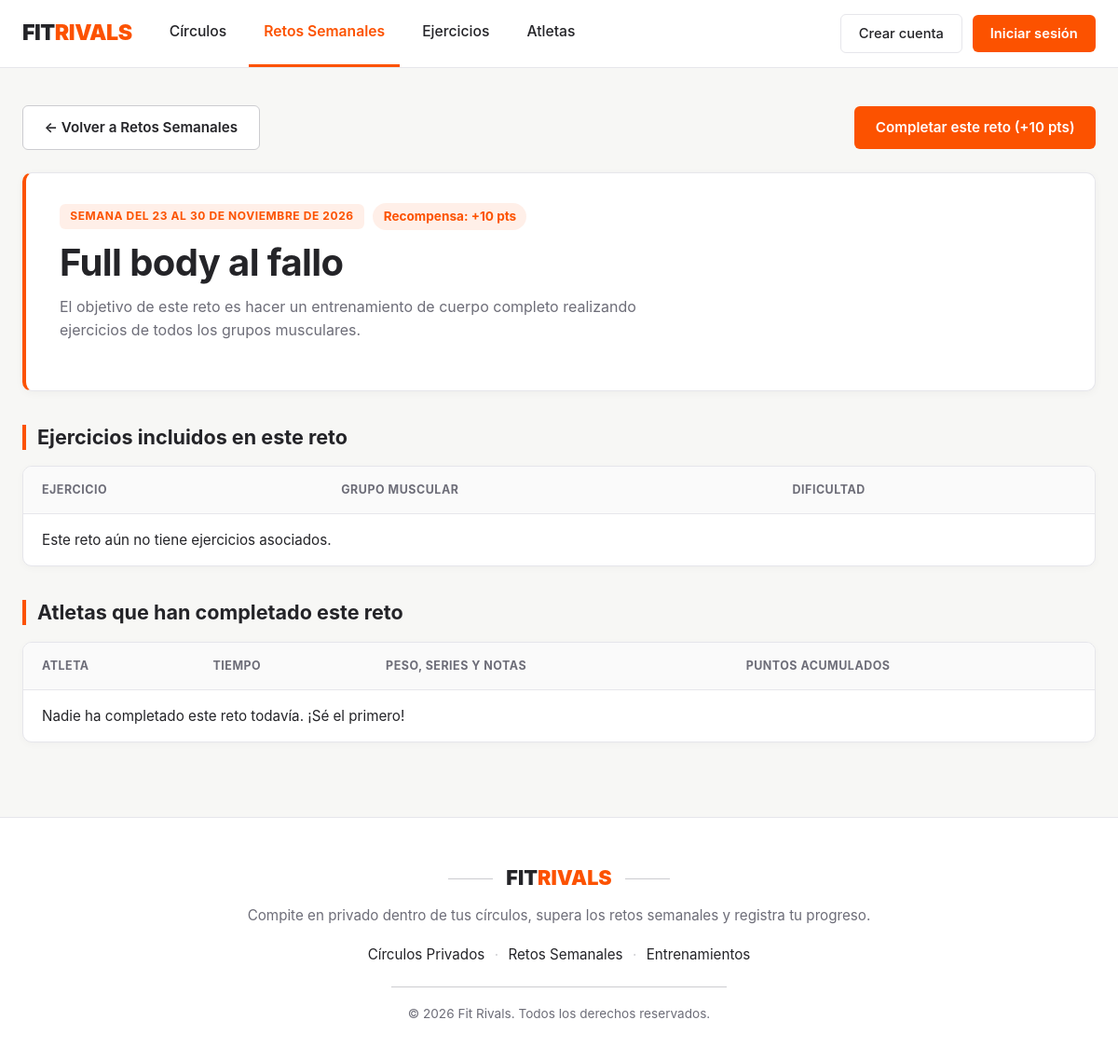
Page /retos/1/ on the earlier database version.
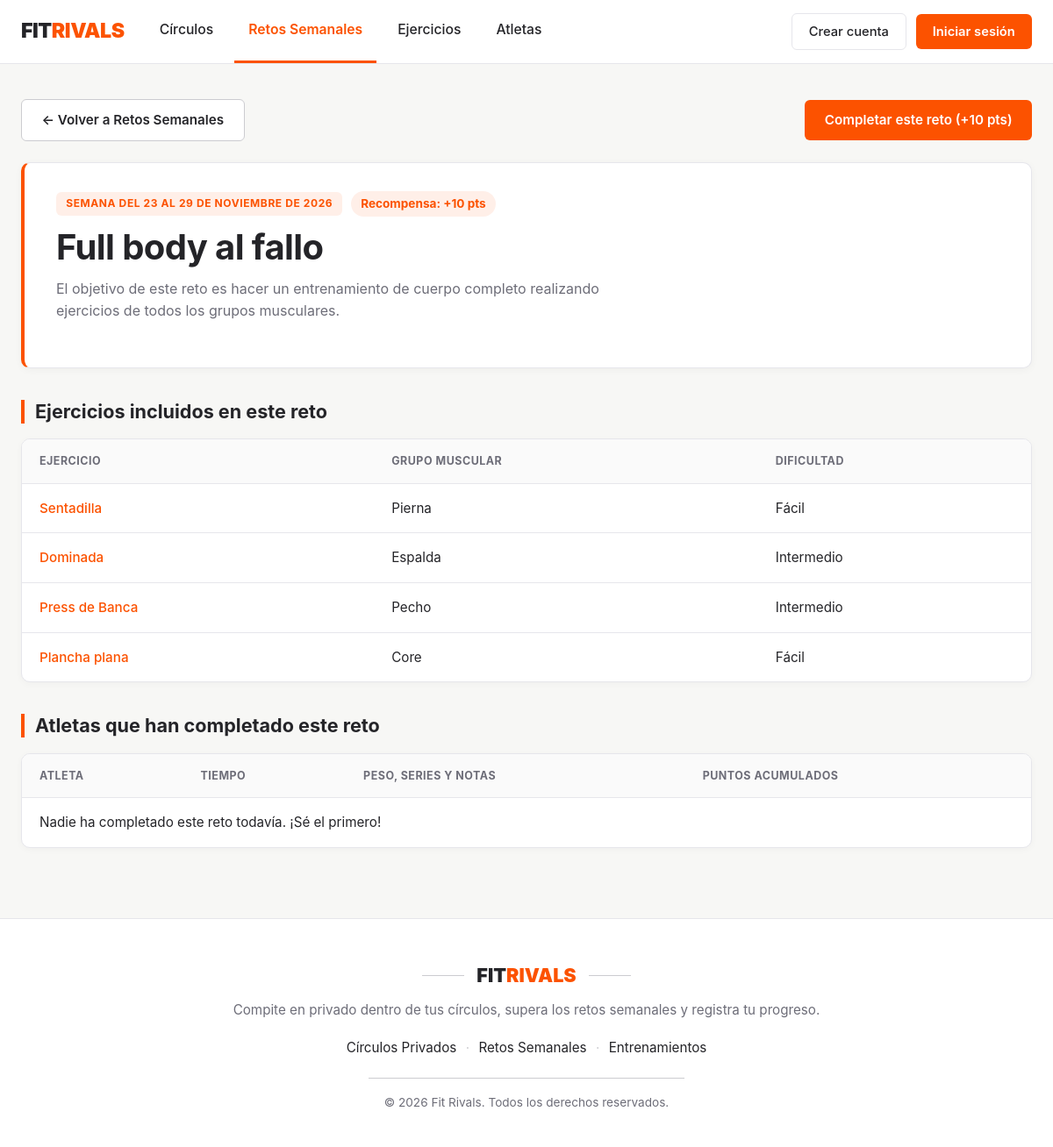
Same page on the later database version.
### FitrivalsApp/models.py (models this page shows, shortened)
class Reto(models.Model):
    nombre = models.CharField(max_length=100)
    descripcion = models.TextField(blank=True, null=True)
    puntos_recompensa = models.IntegerField(default=100)
    fecha_inicio = models.DateField(default=inicio_semana)
    fecha_fin = models.DateField(default=fin_semana)
    ejercicios = models.ManyToManyField(Ejercicio, related_name='retos', blank=True)
    completado_por = models.ManyToManyField(Usuario, related_name='retos_completados', blank=True)

class Ejercicio(models.Model):
    GRUPOS_MUSCULARES = [
        ('PECHO', 'Pecho'),
        ('ESPALDA', 'Espalda'),
        ('PIERNA', 'Pierna'),
        ('BRAZOS', 'Brazos'),
        ('HOMBROS', 'Hombros'),
        ('CORE', 'Core'),
    ]
    DIFICULTAD_CHOICES = [
        ('FACIL', 'Fácil'),
        ('INTERMEDIO', 'Intermedio'),
        ('AVANZADO', 'Avanzado'),
    ]
    descripcion = models.TextField(blank=True, default='')
    nombre = models.CharField(max_length=100)
    grupo_muscular = models.CharField(max_length=20, choices=GRUPOS_MUSCULARES)
    dificultad = models.CharField(max_length=20, choices=DIFICULTAD_CHOICES)

### FitrivalsApp/views.py (the view)
# urls.py: path('retos/<int:pk>/', views.RetoDetailView.as_view(), name='detalle_reto'),
class RetoDetailView(DetailView):
    model = Reto
    queryset = Reto.objects.prefetch_related('ejercicios', 'completado_por', 'intentos__usuario')
    template_name = 'retos/detalle.html'
    context_object_name = 'reto'

### FitrivalsApp/templates/retos/detalle.html (shortened to what this page needs)
{% extends 'base.html' %}
{% block content %}
<div class="section-header">
    <a href="{% url 'lista_retos' %}" class="btn-secondary-strava">&larr; Volver a Retos Semanales</a>
    <a href="{% url 'completar_reto' reto.pk %}" class="btn-primary-strava">
        Completar este reto (+{{ reto.puntos_recompensa }} pts)
    </a>
</div>
<div class="hero-card" style="margin-bottom: 2rem;">
    <div style="display: flex; flex-wrap: wrap; gap: 0.6rem; align-items: center; margin-bottom: 0.75rem;">
        <span class="badge-orange" style="margin-bottom: 0;">
            Semana del {{ reto.fecha_inicio|date:"j" }} al {{ reto.fecha_fin|date:"j \d\e F \d\e Y" }}
        </span>
        <span class="points-badge" style="margin-bottom: 0;">Recompensa: +{{ reto.puntos_recompensa }} pts</span>
    </div>
    <h1>{{ reto.nombre }}</h1>
    <p>{{ reto.descripcion }}</p>
</div>
<h2>Ejercicios incluidos en este reto</h2>
<div class="strava-table-wrapper" style="margin-bottom: 2rem;">
    <table class="strava-table">
        <thead>
            <tr>
                <th>Ejercicio</th>
                <th>Grupo Muscular</th>
                <th>Dificultad</th>
            </tr>
        </thead>
        <tbody>
            {% for ej in reto.ejercicios.all %}
            <tr>
                <td><a href="{% url 'detalle_ejercicio' ej.pk %}">{{ ej.nombre }}</a></td>
                <td>{{ ej.get_grupo_muscular_display }}</td>
                <td>{{ ej.get_dificultad_display }}</td>
            </tr>
            {% empty %}
            <tr>
                <td colspan="3">Este reto aún no tiene ejercicios asociados.</td>
            </tr>
            {% endfor %}
        </tbody>
    </table>
</div>
<h2>Atletas que han completado este reto</h2>
<div class="strava-table-wrapper">
    <table class="strava-table">
        <thead>
            <tr>
                <th>Atleta</th>
                <th>Tiempo</th>
                <th>Peso, series y notas</th>
                <th>Puntos acumulados</th>
            </tr>
        </thead>
        <tbody>
            {% for item in participaciones %}
            <tr>
                <td><a href="{% url 'detalle_usuario' item.usuario.pk %}"><strong>{{ item.usuario.nombre }}</strong></a></td>
                <td>
                    {% if item.intento %}
                        <strong>{{ item.intento.duracion_minutos }} min</strong>
                    {% else %}
                        <span style="color: var(--text-muted);">Sin tiempo</span>
                    {% endif %}
                </td>
                <td>
                    {% if item.marcas %}
                        {% for m in item.marcas %}
                            <div>{{ m.ejercicio.nombre }}: <strong>{{ m.peso_kg }} kg</strong> ({{ m.series }}x{{ m.repeticiones }})</div>
                        {% endfor %}
                        {% if item.intento.notas %}
                            <small style="color: var(--text-muted);">{{ item.intento.notas }}</small>
                        {% endif %}
                    {% elif item.intento %}
                        <div>{{ item.intento.notas|default:"Completado" }}</div>
                    {% else %}
                        <span style="color: var(--text-muted);">Registrado antes de activar marcas</span>
                    {% endif %}
                </td>
                <td><span class="points-badge">{{ item.usuario.puntos }} pts</span></td>
            </tr>
            {% empty %}
            <tr>
                <td colspan="4">Nadie ha completado este reto todavía. ¡Sé el primero!</td>
            </tr>
            {% endfor %}
        </tbody>
    </table>
</div>
{% endblock %}

Differences in the rows shown:
changed Reto "Full body al fallo": fecha_fin "30 DE NOVIEMBRE DE 2026" → "29 DE NOVIEMBRE DE 2026"
now on this page (row edited): Ejercicio: nombre "Sentadilla", grupo_muscular "Pierna", dificultad "Fácil"
now on this page (row edited): Ejercicio: nombre "Dominada", grupo_muscular "Espalda", dificultad "Intermedio"
now on this page (row edited): Ejercicio: nombre "Press de Banca", grupo_muscular "Pecho", dificultad "Intermedio"
now on this page (row edited): Ejercicio: nombre "Plancha plana", grupo_muscular "Core", dificultad "Fácil"
Other differences:
text no longer shown: "Este reto aún no tiene ejercicios asociados."
